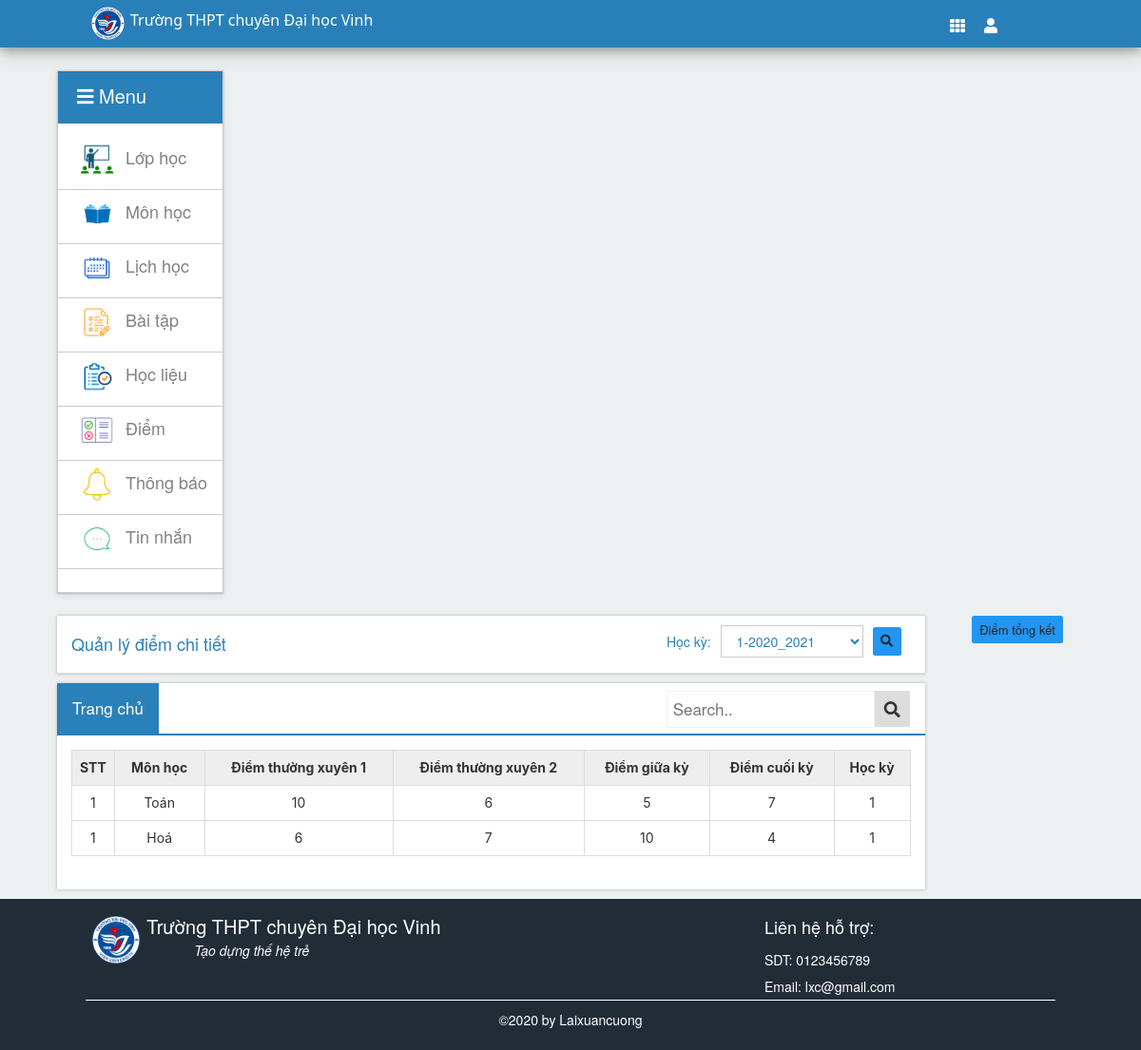
Page /hs/diem.php (signed in) on the committed database.
### tables this page shows
CREATE TABLE `diem_chitiet` (
  `id_diem_ct` int NOT NULL,
  `diemtx1` float NOT NULL,
  `diemtx2` float NOT NULL,
  `diemgk` float NOT NULL,
  `diemck` float NOT NULL,
  `mahs` int NOT NULL,
  `mamh` int NOT NULL,
  `id_kyhoc` int NOT NULL
);

CREATE TABLE `monhoc` (
  `mamh` int NOT NULL,
  `tenmh` varchar(30) NOT NULL
);

CREATE TABLE `kyhoc` (
  `id_kyhoc` int NOT NULL,
  `tenky` varchar(50) NOT NULL,
  `id_namhoc` int NOT NULL
);

### libs/connect.php (called while the page is built, shortened)
<?php
    $conn = new mysqli("localhost", "root", "", "qlhocsinh") or die("kết nối thất bại");
    mysqli_set_charset($conn,"utf8");
    $sql = "SELECT * FROM kyhoc kh INNER JOIN namhoc nh ON nh.id_namhoc = kh.id_namhoc ORDER BY id_kyhoc DESC";
    $kyhoc = $conn->query($sql);
?>

### libs/database_hs.php (called while the page is built, shortened)
<?php
	include("connect.php");
?>

### hs/diem.php (the view, shortened to what this page needs)
<?php require "header-hs.php"; ?>
<div class="main">
    <div class="wrap-main">
        <?php require "menu-hs.php"; ?>
        <div class="list-main">
            <div class="list-row">
                <div class="panel-header" style="background: white; border-bottom: 1px solid #dddddd">
                    <table style="width: 100%">
                        <form action="" method="POST">
                            <tbody>
                                <tr>
                                    <td>
                                        <h4>Quản lý điểm chi tiết</h4>
                                    </td>
                                    <td style="float: right">
                                        <table>
                                            <tbody>
                                                <tr>
                                                    <td><span style="margin-right: 10px">Học kỳ: </span></td>
                                                    <td>
                                                        <select name='id_kyhoc' type='submit' class="subject-select"
                                                            style="width:150px; margin-right: 10px; ">
                                                            <?php
                                                            foreach ($kyhoc as $row) {
                                                                echo "
                                                                        <option value=" . $row['id_kyhoc'] . ">" . $row['tenky'] . "-" . $row['namhoc'] . "</option>
                                                                        ";
                                                            }
                                                            ?>
                                                        </select>
                                                    </td>
                                                    <td>
                                                        <span style="margin-right: 10px;"><button style=" height: 30px;"
                                                                class="btn-ct info" name="search"><i
                                                                    class="fa fa-search"></i></button></span>
                                                    </td>
                                                </tr>
                                            </tbody>
                                        </table>
                                    </td>
                                </tr>
                            </tbody>
                        </form>
                    </table>
                </div>
            </div>
            <div class="btn-control">
                <a class='btn-ct info' align='center' href='diemtongket.php'>Điểm tổng kết</a>
            </div>
            <div class="list-row">
                <div class="topnav">
                    <a class="active" href="./index.php">Trang chủ</a>
                    <div class="search-container">
                        <form action="" method="POST">
                            <input type="text" placeholder="Search.." name="ten">
                            <button type="submit" name="search" value="search"><i class="fa fa-search"></i></button>
                        </form>
                    </div>
                </div>
                <form action="" method="POST">
                    <div class="panel-body">
                        <table class="table table-bordered" cellspacing="0" cellpadding="5" rules="all" border="1">
                            <tbody>
                                <tr>
                                    <th class="center-header" scope="col" style="width:1%;">STT</th>
                                    <th class="center-header" scope="col">Môn học</th>
                                    <th class="center-header" scope="col">Điểm thường xuyên 1</th>
                                    <th class="center-header" scope="col">Điểm thường xuyên 2</th>
                                    <th class="center-header" scope="col">Điểm giữa kỳ</th>
                                    <th class="center-header" scope="col">Điểm cuối kỳ</th>
                                    <th class="center-header" scope="col">Học kỳ</th>
                                </tr>
                                <tr>
                                    <?php
                                    if (isset($_POST['search'])) {
                                        $id_kyhoc = $_POST["id_kyhoc"];
                                        $sql = "SELECT * FROM hocsinh hs INNER JOIN diem_chitiet dct ON dct.mahs = hs.mahs INNER JOIN monhoc mh ON dct.mamh = mh.mamh INNER JOIN kyhoc kh ON kh.id_kyhoc = dct.id_kyhoc
                                    WHERE kh.id_kyhoc = " . $id_kyhoc . " AND  hs.mahs = " . $_SESSION['user_hs'] . " ";
                                    } else {
                                        $sql = "SELECT * FROM hocsinh hs INNER JOIN diem_chitiet dct ON dct.mahs = hs.mahs INNER JOIN monhoc mh ON dct.mamh = mh.mamh INNER JOIN kyhoc kh ON kh.id_kyhoc = dct.id_kyhoc
                                    WHERE kh.id_kyhoc = (SELECT MAX(id_kyhoc) FROM kyhoc) AND  hs.mahs = " . $_SESSION['user_hs'] . " ";
                                    }
                                    $dl = $conn->query($sql);
                                    $num_rows = mysqli_num_rows($dl);
                                    if ($num_rows >= 1) {
                                        foreach ($dl as $row) {
                                            $stt = 1;
                                            echo "
                                            <tr class='odd gradeX' id='hienthi'>
                                                <td align='center'>
                                                                " . $stt . "
                                                </td>
                                                <td align='center'>" . $row['tenmh'] . "</td>
                                                <td align='center'>" . $row['diemtx1'] . "</td>
                                                <td align='center'>" . $row['diemtx2'] . "</td>
                                                <td align='center'>" . $row['diemgk'] . "</td>
                                                <td align='center'>" . $row['diemck'] . "</td>
                                                <td align='center'>" . $row['tenky'] . "</td>
                                            </tr>
                                                            ";
                                        }
                                    } else {
                                        echo "<tr class='odd gradeX' id='hienthi'>Không có dữ liệu</td>";
                                    }
                                    ?>
                                </tr>
                            </tbody>
                        </table>
                    </div>
            </div>
        </div>
    </div>
</div>
<?php require "footer.php"; ?>

### libs/css/style.css (style rules this page uses)
*, html { padding: 0; margin: 0; }
body { font-family: "arial", serif; background-color: #ecf0f1 !important; ; }
.wrap-main { width: 90%; margin: auto; padding-top: 2%; }

### libs/css/menu.css (style rules this page uses)
body { font-family: "Lato", sans-serif; }

### libs/css/box_show.css (style rules this page uses)
* { box-sizing: border-box; }
body { margin: 0; font-family: Arial, Helvetica, sans-serif; }
.topnav { overflow: inherit; position: -webkit-sticky; position: sticky; background-color: #ffffff; border-bottom: 2px solid #2a80b9; }
.topnav a { float: left; display: block; color: black; text-align: center; padding: 14px 16px; text-decoration: none; font-size: 17px; }
.topnav a.active { background-color: #2a80b9; color: white; }
.topnav .search-container { float: right; }
.topnav input[type=text] { padding: 6px; margin-top: 8px; font-size: 17px; border: 1px solid #f1f1f1; }
.topnav .search-container button { float: right; padding: 10.5px 10px; margin-top: 8px; margin-right: 16px; background: #ddd; font-size: 17px; border: none; cursor: pointer; }

### libs/css/list_row.css (style rules this page uses)
.list-row select { padding: 5px 12px 5px 12px; background: white; border: 1px solid #ccc; outline: none; display: inline-block; cursor: pointer; }
.list-row { overflow: auto; float: left; height: auto; width: 84.5%; max-height: 365px; background-color: #ffffff; margin-bottom: 1%; box-shadow:0 0 5px #aaa; -webkit-box-shadow:0 0 3px #aaa; -moz-box-shadow:0 0 3px #aaa; -o-box-shadow:0 0 3px #aaa; }
.panel-header { padding: 10px 15px; color: #2a80b9; }
.panel-body { overflow-x: hidden; padding: 10px; font-size: 15px; font-family: -apple-system, BlinkMacSystemFont, 'Segoe UI', Roboto, Oxygen, Ubuntu, Cantarell, 'Open Sans', 'Helvetica Neue', sans-serif; }
.panel-body table { font-size: 14px; }
.panel-body td { padding: 5px; }
.center-header { text-align: center; background-color: #eee; color: #333; }
.btn-control { margin-bottom: 1%; float: right; padding-right: 2%; }
.btn-ct { border: none; padding: 14px 28px; font-size: 16px; cursor: pointer; display: inline-block; font-weight: 400; color: #212529; text-align: center; vertical-align: middle; cursor: pointer; -webkit-user-select: none; -moz-user-select: none; -ms-user-select: none; user-select: none; border: 1px solid transparent; padding: .375rem .75rem; font-size: 13px; line-height: 1.5; border-radius: .25rem; transition: color .15s ease-in-out,background-color .15s ease-in-out,border-color .15s ease-in-out,box-shadow .15s ease-in-out; }
.info { background-color: #2196F3; }

### rows in the picture
diem_chitiet: stt "1", mamh.tenmh "Toán", diemtx1 "10", diemtx2 "6", diemgk "5", diemck "7", id_kyhoc.tenky "1"
diem_chitiet: stt "1", mamh.tenmh "Hoá", diemtx1 "6", diemtx2 "7", diemgk "10", diemck "4", id_kyhoc.tenky "1"

### other values in the picture
form field id_kyhoc "1-2020_2021"
